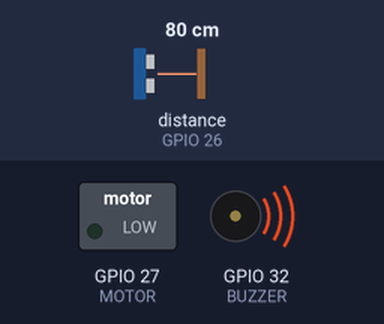
The sketch below on a simulated ESP32. Shown: switched loads named in the sketch (green lamp = pin HIGH), buzzer (waves = sounding, pin HIGH). Wiring (inferred from the names in the program): ultrasonic range finder: trigger GPIO 25; echo GPIO 26. The inputs (shaded band) are chosen by the test bench; at power-on: distance to the obstacle (sensor on GPIO 26) 80 cm. The echo pulse lasts 58.3 µs per cm; pins used as bus, display or sensor lines are not drawn; what the sketch prints to the serial monitor is not drawn.

Above: at 1.2 s.
1.3 s: distance to the obstacle (sensor on GPIO 26) set to 34 cm
At 1.5 s:
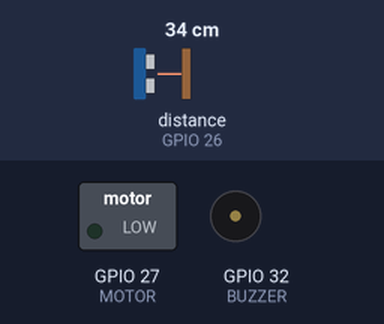
4.3 s: distance to the obstacle (sensor on GPIO 26) set to 28 cm
At 4.52 s:
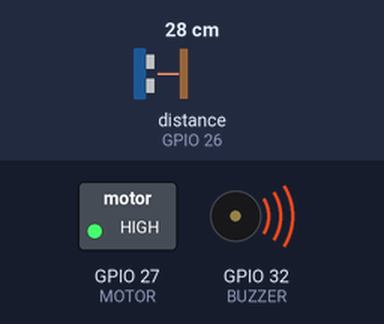
7.3 s: distance to the obstacle (sensor on GPIO 26) set to 35 cm
At 8.15 s:
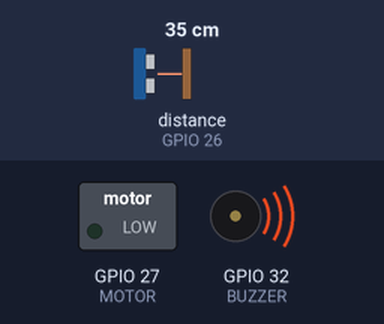
10.3 s: distance to the obstacle (sensor on GPIO 26) set to 18 cm
At 10.82 s:
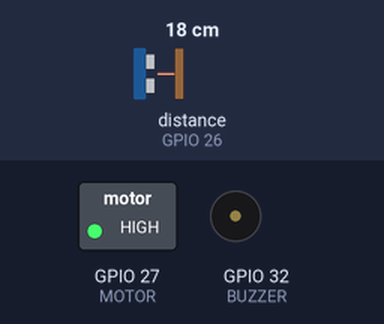
Timing chart, 0 to 14.3 s (numbered marks = the images above; inputs shaded):
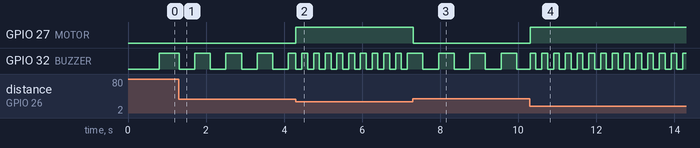

The sketch:

Final.ino
```cpp
#define TRIG 25
#define ECHO 26
#define BUZZER 32
#define MOTOR 27

unsigned long previousMillis = 0;
unsigned long interval = 1000;

void setup() {
  pinMode(TRIG, OUTPUT);
  pinMode(ECHO, INPUT);
  pinMode(BUZZER, OUTPUT);
  pinMode(MOTOR, OUTPUT);

  digitalWrite(BUZZER, LOW);
  digitalWrite(MOTOR, LOW);

  Serial.begin(115200);
}

float readDistance() {
  digitalWrite(TRIG, LOW);
  delayMicroseconds(2);
  digitalWrite(TRIG, HIGH);
  delayMicroseconds(10);
  digitalWrite(TRIG, LOW);

  long duration = pulseIn(ECHO, HIGH, 30000); // timeout 30ms
  float distance = duration * 0.034 / 2;

  return distance;
}

void loop() {

  float distance = readDistance();
  Serial.println(distance);

  unsigned long currentMillis = millis();

  // ===== LOGIKA JARAK =====

  if (distance > 100 || distance == 0) {
    digitalWrite(BUZZER, LOW);
    digitalWrite(MOTOR, LOW);
  }

  else if (distance > 60) {
    interval = 800;
    digitalWrite(MOTOR, LOW);
  }

  else if (distance > 30) {
    interval = 400;
    digitalWrite(MOTOR, LOW);
  }

  else if (distance > 10) {
    interval = 150;
    digitalWrite(MOTOR, HIGH);  // getar aktif
  }

  else { // < 10 cm
    digitalWrite(BUZZER, HIGH);
    digitalWrite(MOTOR, HIGH);
    return;
  }

  // ===== KONTROL BEEP NON-BLOCKING =====

  if (currentMillis - previousMillis >= interval) {
    previousMillis = currentMillis;

    digitalWrite(BUZZER, !digitalRead(BUZZER));
  }
}
```

Measured:
- the behaviour switches between 31 and 30 cm on distance to the obstacle (sensor on GPIO 26) (found by bisection; images 1 and 2)
- after the input at 1.3 s, GPIO 32 (BUZZER): alternates HIGH for 0.40 s and LOW for 0.40 s, starting at once
- after the input at 4.3 s, GPIO 27 (MOTOR): LOW → HIGH at once; GPIO 32 (BUZZER): alternates HIGH for 0.15 s and LOW for 0.15 s, starting at once
- after the input at 7.3 s, GPIO 27 (MOTOR): HIGH → LOW at once; GPIO 32 (BUZZER): alternates HIGH for 0.40 s and LOW for 0.40 s, starting after 0.26 s
- after the input at 10.3 s, GPIO 27 (MOTOR): LOW → HIGH at once; GPIO 32 (BUZZER): alternates HIGH for 0.15 s and LOW for 0.15 s, starting at once
